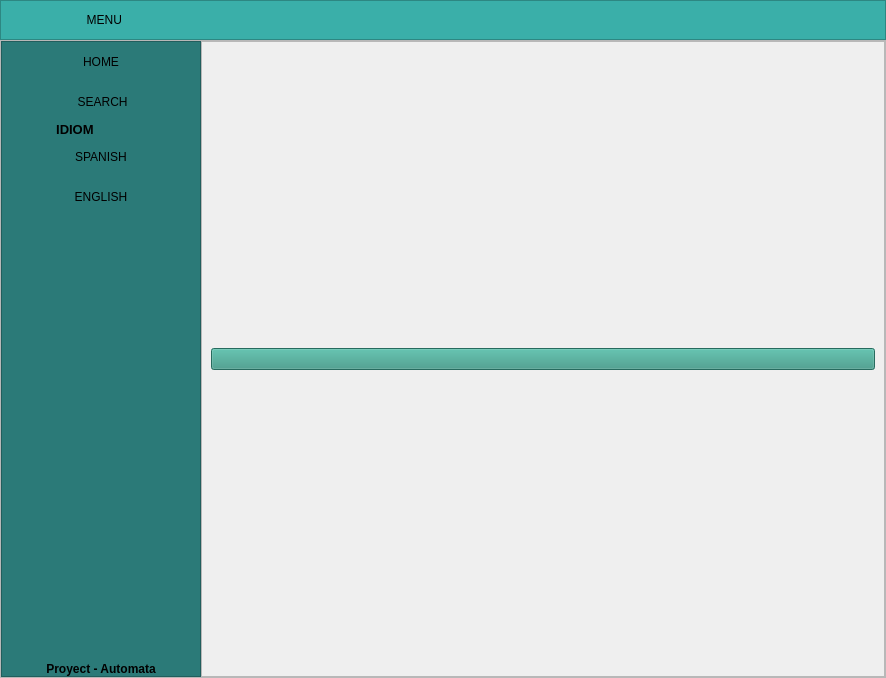
<?xml version="1.0" encoding="UTF-8"?>
<ui version="4.0">
 <class>MainWindow</class>
 <widget class="QMainWindow" name="MainWindow">
  <property name="geometry">
   <rect>
    <x>0</x>
    <y>0</y>
    <width>886</width>
    <height>678</height>
   </rect>
  </property>
  <property name="windowTitle">
   <string>MainWindow</string>
  </property>
  <widget class="QWidget" name="centralwidget">
   <layout class="QVBoxLayout" name="verticalLayout">
    <property name="spacing">
     <number>0</number>
    </property>
    <property name="leftMargin">
     <number>0</number>
    </property>
    <property name="topMargin">
     <number>0</number>
    </property>
    <property name="rightMargin">
     <number>0</number>
    </property>
    <property name="bottomMargin">
     <number>0</number>
    </property>
    <item>
     <widget class="QFrame" name="frame_superior">
      <property name="minimumSize">
       <size>
        <width>0</width>
        <height>40</height>
       </size>
      </property>
      <property name="maximumSize">
       <size>
        <width>16777215</width>
        <height>40</height>
       </size>
      </property>
      <property name="styleSheet">
       <string notr="true">background-color: rgb(58, 175, 169);</string>
      </property>
      <property name="frameShape">
       <enum>QFrame::StyledPanel</enum>
      </property>
      <property name="frameShadow">
       <enum>QFrame::Raised</enum>
      </property>
      <layout class="QHBoxLayout" name="horizontalLayout_2">
       <property name="spacing">
        <number>2</number>
       </property>
       <property name="leftMargin">
        <number>0</number>
       </property>
       <property name="topMargin">
        <number>0</number>
       </property>
       <property name="rightMargin">
        <number>0</number>
       </property>
       <property name="bottomMargin">
        <number>0</number>
       </property>
       <item>
        <widget class="QPushButton" name="bt_menu">
         <property name="minimumSize">
          <size>
           <width>200</width>
           <height>35</height>
          </size>
         </property>
         <property name="maximumSize">
          <size>
           <width>16777215</width>
           <height>35</height>
          </size>
         </property>
         <property name="styleSheet">
          <string notr="true">QPushButton{
background-color: #3AAFA9;
border-radius:0px;
}

QPushButton:hover{
background-color: white;
front: 87 12pt &quot;Arial Black&quot;;
}</string>
         </property>
         <property name="text">
          <string>  MENU</string>
         </property>
         <property name="icon">
          <iconset>
           <normaloff>assets/MENU.png</normaloff>assets/MENU.png</iconset>
         </property>
        </widget>
       </item>
       <item>
        <spacer name="horizontalSpacer">
         <property name="orientation">
          <enum>Qt::Horizontal</enum>
         </property>
         <property name="sizeHint" stdset="0">
          <size>
           <width>441</width>
           <height>20</height>
          </size>
         </property>
        </spacer>
       </item>
      </layout>
     </widget>
    </item>
    <item>
     <widget class="QFrame" name="frame_inferior">
      <property name="frameShape">
       <enum>QFrame::StyledPanel</enum>
      </property>
      <property name="frameShadow">
       <enum>QFrame::Raised</enum>
      </property>
      <layout class="QHBoxLayout" name="horizontalLayout">
       <property name="spacing">
        <number>0</number>
       </property>
       <property name="leftMargin">
        <number>0</number>
       </property>
       <property name="topMargin">
        <number>0</number>
       </property>
       <property name="rightMargin">
        <number>0</number>
       </property>
       <property name="bottomMargin">
        <number>0</number>
       </property>
       <item>
        <widget class="QFrame" name="lateral">
         <property name="minimumSize">
          <size>
           <width>200</width>
           <height>25</height>
          </size>
         </property>
         <property name="maximumSize">
          <size>
           <width>0</width>
           <height>16777215</height>
          </size>
         </property>
         <property name="styleSheet">
          <string notr="true">QFrame{
background-color:#2B7A78;
}

QPushButton{
background-color:#2B7A78;
border-top-left-radius:20px;
border-bottom-left-radius:20px;

font: 75 12pt &quot;Arial Narrow&quot;;
}

QPushButton:hover{
background-color:white;
border-top-left-radius:20px;
border-bottom-left-radius:20px;

font: 75 12pt&quot;Arial Narrow&quot;;
}</string>
         </property>
         <property name="frameShape">
          <enum>QFrame::StyledPanel</enum>
         </property>
         <property name="frameShadow">
          <enum>QFrame::Raised</enum>
         </property>
         <layout class="QVBoxLayout" name="verticalLayout_3">
          <property name="spacing">
           <number>0</number>
          </property>
          <property name="leftMargin">
           <number>0</number>
          </property>
          <property name="topMargin">
           <number>0</number>
          </property>
          <property name="rightMargin">
           <number>0</number>
          </property>
          <property name="bottomMargin">
           <number>0</number>
          </property>
          <item>
           <widget class="QPushButton" name="BotonInicio">
            <property name="minimumSize">
             <size>
              <width>0</width>
              <height>40</height>
             </size>
            </property>
            <property name="maximumSize">
             <size>
              <width>16777215</width>
              <height>40</height>
             </size>
            </property>
            <property name="text">
             <string>HOME</string>
            </property>
            <property name="icon">
             <iconset>
              <normaloff>assets/pngwing.com.png</normaloff>assets/pngwing.com.png</iconset>
            </property>
            <property name="iconSize">
             <size>
              <width>32</width>
              <height>32</height>
             </size>
            </property>
           </widget>
          </item>
          <item>
           <widget class="QPushButton" name="Buscador">
            <property name="minimumSize">
             <size>
              <width>0</width>
              <height>40</height>
             </size>
            </property>
            <property name="maximumSize">
             <size>
              <width>16777215</width>
              <height>40</height>
             </size>
            </property>
            <property name="text">
             <string> SEARCH</string>
            </property>
            <property name="icon">
             <iconset>
              <normaloff>assets/LUPA.png</normaloff>assets/LUPA.png</iconset>
            </property>
            <property name="iconSize">
             <size>
              <width>32</width>
              <height>32</height>
             </size>
            </property>
           </widget>
          </item>
          <item>
           <widget class="QLabel" name="label_3">
            <property name="font">
             <font>
              <pointsize>10</pointsize>
              <weight>75</weight>
              <bold>true</bold>
             </font>
            </property>
            <property name="text">
             <string>               IDIOM</string>
            </property>
           </widget>
          </item>
          <item>
           <widget class="QPushButton" name="Spanish">
            <property name="minimumSize">
             <size>
              <width>0</width>
              <height>40</height>
             </size>
            </property>
            <property name="maximumSize">
             <size>
              <width>16777215</width>
              <height>40</height>
             </size>
            </property>
            <property name="text">
             <string>SPANISH</string>
            </property>
            <property name="icon">
             <iconset>
              <normaloff>assets/España.png</normaloff>assets/España.png</iconset>
            </property>
            <property name="iconSize">
             <size>
              <width>32</width>
              <height>32</height>
             </size>
            </property>
           </widget>
          </item>
          <item>
           <widget class="QPushButton" name="English">
            <property name="minimumSize">
             <size>
              <width>0</width>
              <height>40</height>
             </size>
            </property>
            <property name="maximumSize">
             <size>
              <width>16777215</width>
              <height>40</height>
             </size>
            </property>
            <property name="text">
             <string>ENGLISH</string>
            </property>
            <property name="icon">
             <iconset>
              <normaloff>assets/USA.webp</normaloff>assets/USA.webp</iconset>
            </property>
            <property name="iconSize">
             <size>
              <width>32</width>
              <height>32</height>
             </size>
            </property>
           </widget>
          </item>
          <item>
           <spacer name="verticalSpacer">
            <property name="orientation">
             <enum>Qt::Vertical</enum>
            </property>
            <property name="sizeHint" stdset="0">
             <size>
              <width>20</width>
              <height>297</height>
             </size>
            </property>
           </spacer>
          </item>
          <item>
           <widget class="QLabel" name="label">
            <property name="font">
             <font>
              <weight>75</weight>
              <bold>true</bold>
             </font>
            </property>
            <property name="text">
             <string>Proyect - Automata</string>
            </property>
            <property name="alignment">
             <set>Qt::AlignCenter</set>
            </property>
           </widget>
          </item>
         </layout>
        </widget>
       </item>
       <item>
        <widget class="QFrame" name="frame_contenedor">
         <property name="frameShape">
          <enum>QFrame::StyledPanel</enum>
         </property>
         <property name="frameShadow">
          <enum>QFrame::Raised</enum>
         </property>
         <layout class="QVBoxLayout" name="verticalLayout_2">
          <property name="spacing">
           <number>0</number>
          </property>
          <property name="leftMargin">
           <number>0</number>
          </property>
          <property name="topMargin">
           <number>0</number>
          </property>
          <property name="rightMargin">
           <number>0</number>
          </property>
          <property name="bottomMargin">
           <number>0</number>
          </property>
          <item>
           <widget class="QStackedWidget" name="stackedWidget">
            <property name="currentIndex">
             <number>0</number>
            </property>
            <widget class="QWidget" name="page1">
             <layout class="QVBoxLayout" name="verticalLayout_4">
              <item>
               <widget class="QPushButton" name="imagenrobot">
                <property name="styleSheet">
                 <string notr="true">background-color: rgb(55, 150, 131);</string>
                </property>
                <property name="text">
                 <string/>
                </property>
                <property name="icon">
                 <iconset>
                  <normaloff>assets/robot.png</normaloff>assets/robot.png</iconset>
                </property>
                <property name="iconSize">
                 <size>
                  <width>500</width>
                  <height>500</height>
                 </size>
                </property>
               </widget>
              </item>
             </layout>
            </widget>
            <widget class="QWidget" name="page2">
             <layout class="QVBoxLayout" name="verticalLayout_5">
              <item>
               <widget class="QFrame" name="MarcoDerecho">
                <property name="styleSheet">
                 <string notr="true">background-color: rgb(55, 150, 131);</string>
                </property>
                <property name="frameShape">
                 <enum>QFrame::StyledPanel</enum>
                </property>
                <property name="frameShadow">
                 <enum>QFrame::Raised</enum>
                </property>
                <widget class="QPushButton" name="BotonBuscar">
                 <property name="geometry">
                  <rect>
                   <x>440</x>
                   <y>90</y>
                   <width>74</width>
                   <height>40</height>
                  </rect>
                 </property>
                 <property name="minimumSize">
                  <size>
                   <width>0</width>
                   <height>40</height>
                  </size>
                 </property>
                 <property name="maximumSize">
                  <size>
                   <width>16777215</width>
                   <height>40</height>
                  </size>
                 </property>
                 <property name="styleSheet">
                  <string notr="true">QPushButton{
border:0px;
}

QPushButton:hover{
background-color: white;
front: 87 12pt &quot;Arial Black&quot;;
}
</string>
                 </property>
                 <property name="text">
                  <string>Buscar</string>
                 </property>
                 <property name="icon">
                  <iconset>
                   <normaloff>assets/LUPA.png</normaloff>assets/LUPA.png</iconset>
                 </property>
                </widget>
                <widget class="QLabel" name="Etiqueta">
                 <property name="geometry">
                  <rect>
                   <x>60</x>
                   <y>10</y>
                   <width>491</width>
                   <height>61</height>
                  </rect>
                 </property>
                 <property name="font">
                  <font>
                   <pointsize>14</pointsize>
                   <weight>75</weight>
                   <bold>true</bold>
                  </font>
                 </property>
                 <property name="styleSheet">
                  <string notr="true">QLabel{
border:0px;
}

QLabel:hover{
front: 87 12pt &quot;Arial Black&quot;;
}
</string>
                 </property>
                 <property name="text">
                  <string>Automata de la expresion |   A*(B U C)*</string>
                 </property>
                 <property name="alignment">
                  <set>Qt::AlignCenter</set>
                 </property>
                </widget>
                <widget class="QLabel" name="RespuestAN">
                 <property name="geometry">
                  <rect>
                   <x>80</x>
                   <y>136</y>
                   <width>351</width>
                   <height>20</height>
                  </rect>
                 </property>
                 <property name="text">
                  <string/>
                 </property>
                 <property name="alignment">
                  <set>Qt::AlignCenter</set>
                 </property>
                </widget>
                <widget class="QLineEdit" name="BuscarPalabra">
                 <property name="geometry">
                  <rect>
                   <x>80</x>
                   <y>100</y>
                   <width>351</width>
                   <height>21</height>
                  </rect>
                 </property>
                 <property name="styleSheet">
                  <string notr="true">background-color: rgb(255, 255, 255);</string>
                 </property>
                 <property name="placeholderText">
                  <string>Insertar la palabra que desea buscar</string>
                 </property>
                </widget>
               </widget>
              </item>
             </layout>
            </widget>
           </widget>
          </item>
         </layout>
        </widget>
       </item>
      </layout>
     </widget>
    </item>
   </layout>
  </widget>
 </widget>
 <resources/>
 <connections/>
</ui>
